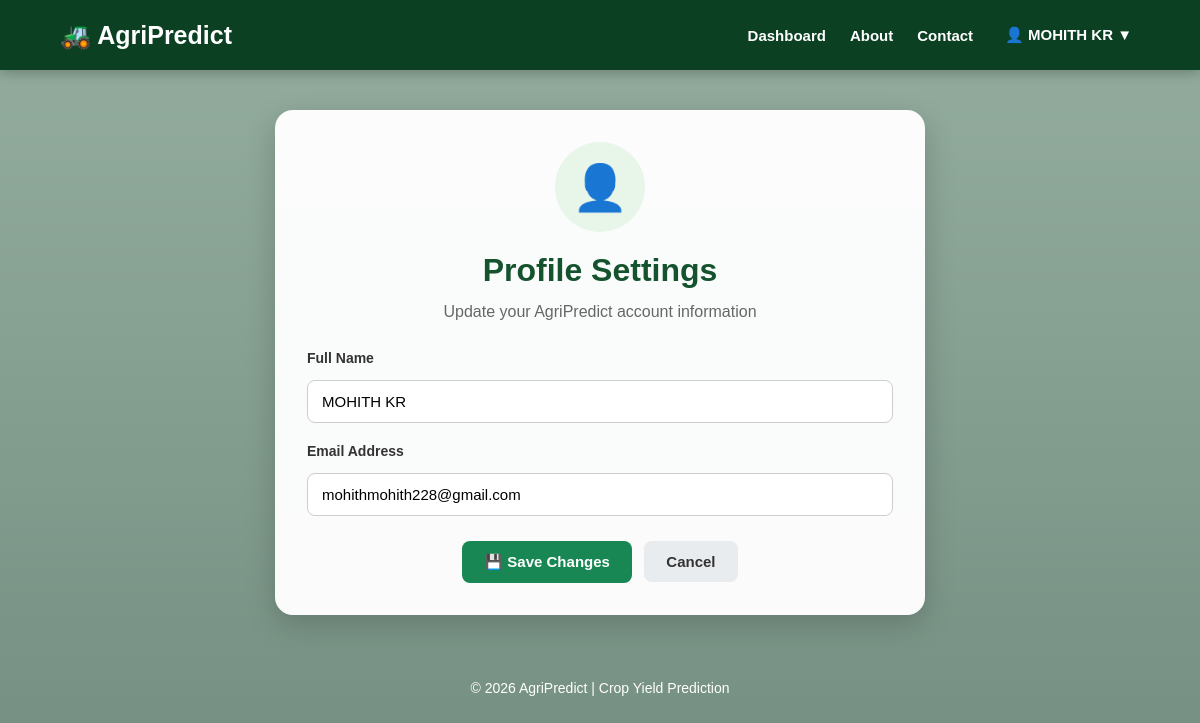
The page /profile/settings (signed in) on the database as committed earlier.
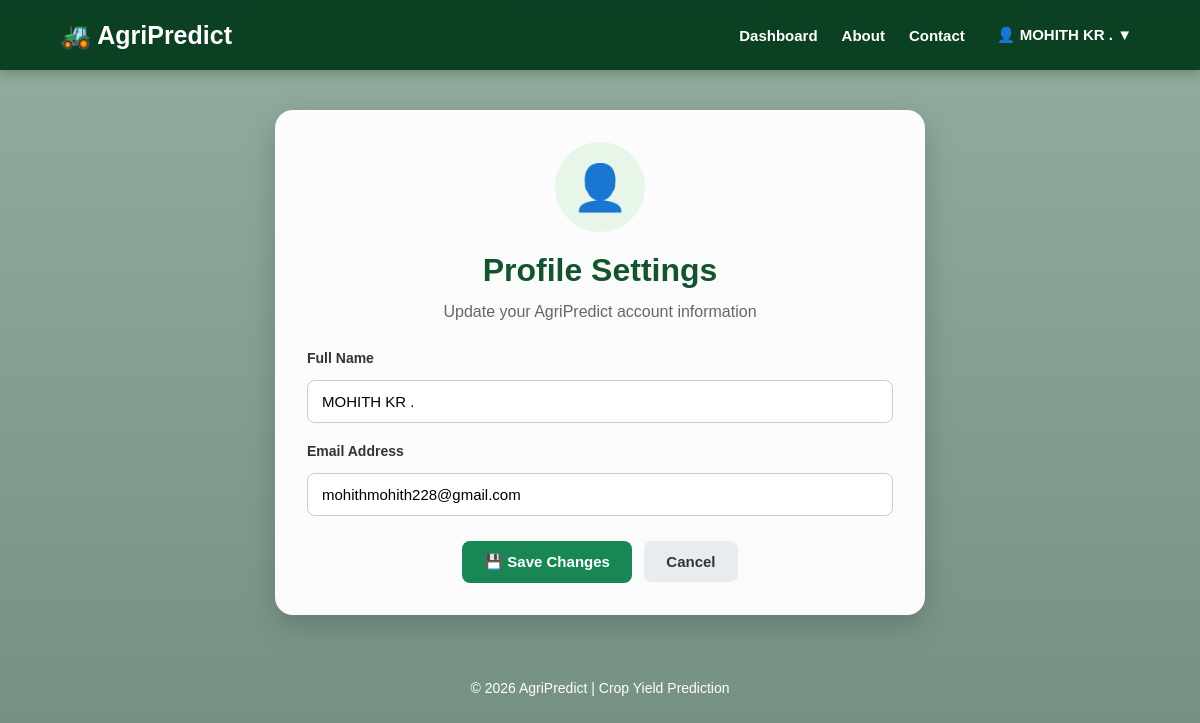
The same page on the database as committed later.
### tables this page shows
CREATE TABLE users (
            id INTEGER PRIMARY KEY AUTOINCREMENT,
            name TEXT NOT NULL,
            email TEXT UNIQUE NOT NULL,
            password TEXT NOT NULL
        , created_at TIMESTAMP);

### app.py (the view, shortened to what this page needs)
@app.route(
    "/profile/settings",
    methods=["GET", "POST"]
)
@login_required
def profile_settings():
    conn = get_db_connection()
    user = conn.execute(
        "SELECT * FROM users WHERE id = ?",
        (session["user_id"],)
    ).fetchone()
    if user is None:
        conn.close()
        session.clear()
        return redirect(
            url_for("login")
        )
    conn.close()
    return render_template(
        "profile_settings.html",
        user=user
    )

### app.py (called while the page is built)
def get_db_connection():
    conn = sqlite3.connect("users.db")
    conn.row_factory = sqlite3.Row
    return conn

def login_required(function):
    @wraps(function)
    def decorated_function(*args, **kwargs):
        if "user_id" not in session:
            return redirect(
                url_for("login")
            )
        return function(*args, **kwargs)
    return decorated_function

### templates/profile_settings.html (shortened to what this page needs)
<!DOCTYPE html>
<html lang="en">
<head>
    <link rel="stylesheet"
          href="{{ url_for('static', filename='style.css') }}">
</head>
<body>
<nav class="navbar">
    <div class="logo">
        🚜 AgriPredict
    </div>
    <div class="nav-links">
        <a href="{{ url_for('dashboard') }}">
            Dashboard
        </a>
        <a href="{{ url_for('about') }}">
            About
        </a>
        <a href="{{ url_for('contact') }}">
            Contact
        </a>
        <div class="profile-dropdown">
            <button class="profile-button">
                👤 {{ session.get('user_name', 'User') }} ▼
            </button>
        </div>
    </div>
</nav>
<div class="page-container">
    <div class="page-card profile-settings-card">
        <div class="profile-avatar">
            👤
        </div>
        <h1>
            Profile Settings
        </h1>
        <p>
            Update your AgriPredict account information
        </p>
        <form method="POST"
              action="{{ url_for('profile_settings') }}"
              class="profile-settings-form">
            <div class="form-group">
                <label for="name">
                    Full Name
                </label>
                <input
                    type="text"
                    id="name"
                    name="name"
                    value="{{ user['name'] }}"
                    placeholder="Enter your full name"
                    required>
            </div>
            <div class="form-group">
                <label for="email">
                    Email Address
                </label>
                <input
                    type="email"
                    id="email"
                    name="email"
                    value="{{ user['email'] }}"
                    placeholder="Enter your email address"
                    required>
            </div>
            <div class="profile-settings-actions">
                <button type="submit"
                        class="primary-button">
                    💾 Save Changes
                </button>
                <a href="{{ url_for('profile') }}"
                   class="secondary-button">
                    Cancel
                </a>
            </div>
        </form>
    </div>
</div>
<footer class="footer">
    <p>
        © 2026 AgriPredict | Crop Yield Prediction
    </p>
</footer>
</body>
</html>

Rows that differ between the two databases and show on the page:
changed users "mohithmohith228@gmail.com": get "MOHITH KR" → "MOHITH KR ."; name "MOHITH KR" → "MOHITH KR ."
